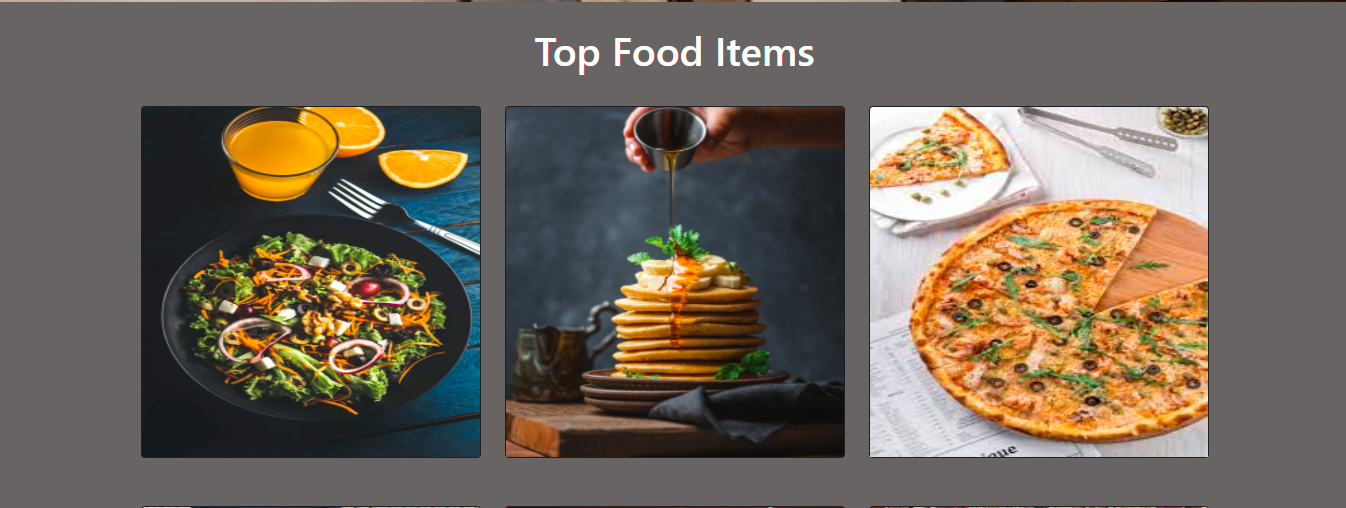
#> input picture Lab-7/ImgPy.png, 1346 x 508 px
$ python ImgIntoGray.py
#> lines starting #> are read from the running program, lines starting #| are printed output that depends on the picture
from skimage import io
from matplotlib import pyplot as plt
image = io.imread("ImgPy.png")
#> image is the input picture: shape (508, 1346, 4); mean R, G, B, A 112.5, 101.4, 89.3, 255

# plt.imshow(image[::10,::10])

r,g,b = image[::,::,0],image[::,::,1],image[::,::,2]
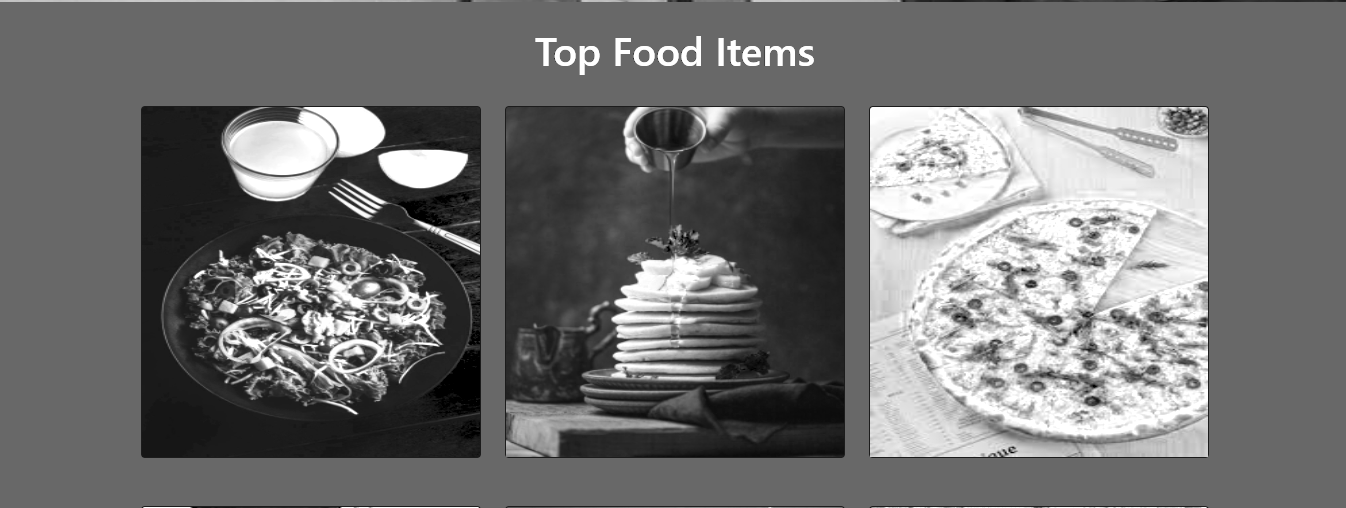
#> r: shape (508, 1346); min 0, max 255, mean 112.5
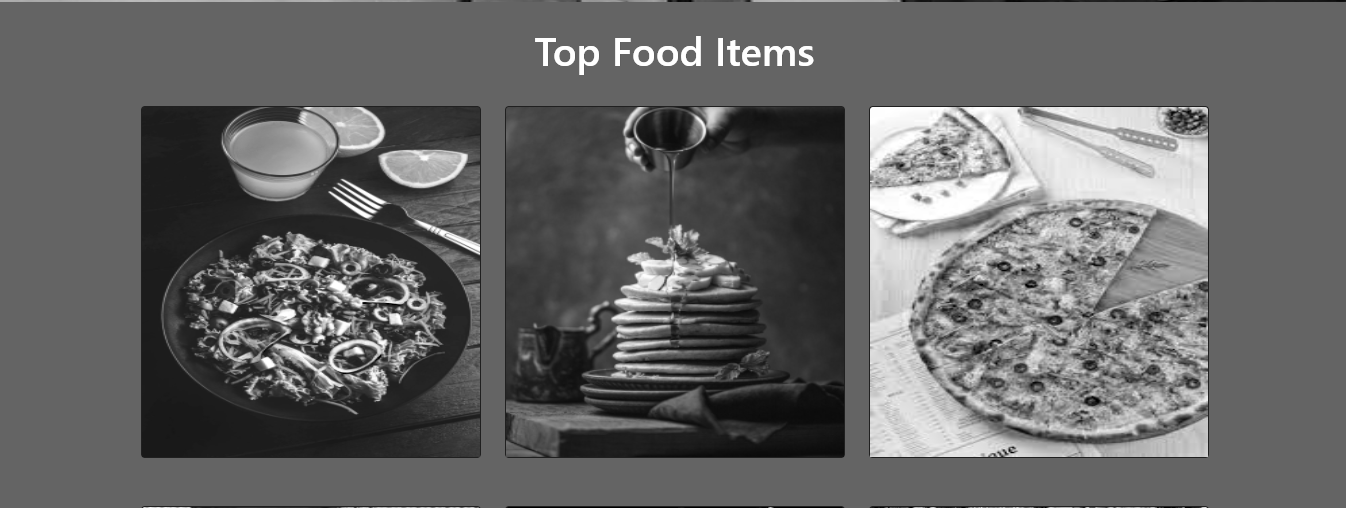
#> g: shape (508, 1346); min 0, max 255, mean 101.4
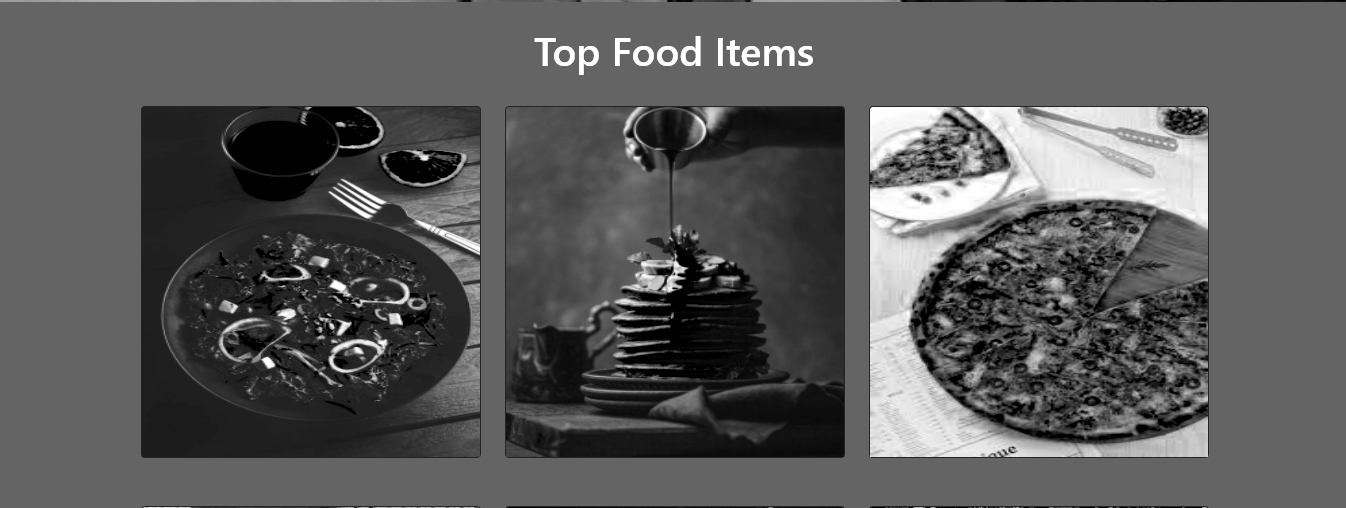
#> b: shape (508, 1346); min 0, max 255, mean 89.3

imgGray = 0.2989 * r + 0.5870 * b + 0.1140 * g
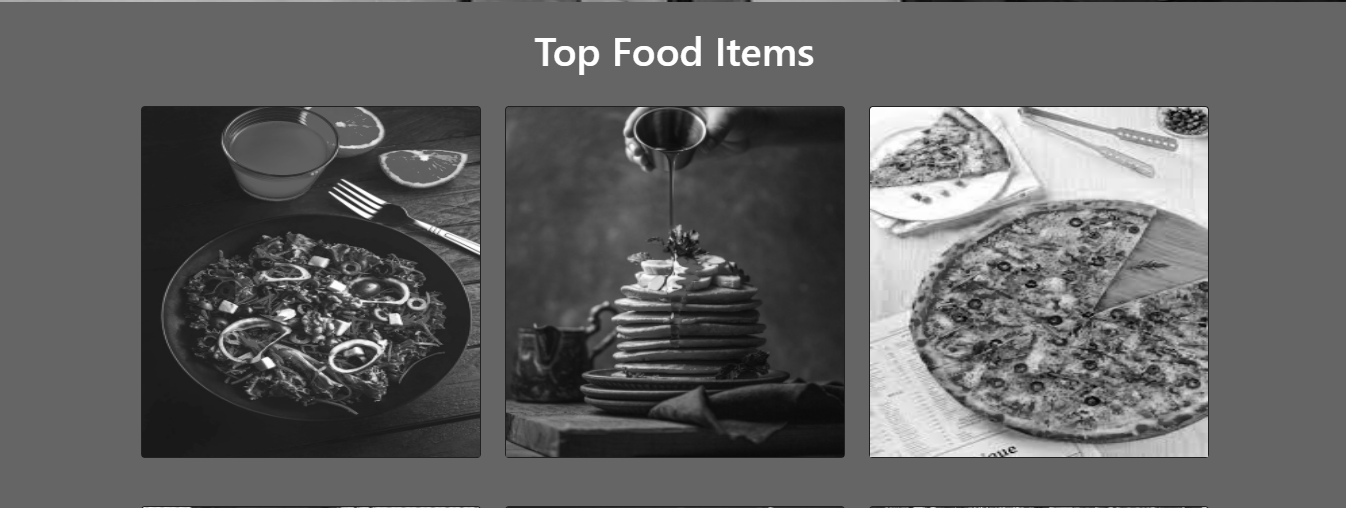
#> imgGray: shape (508, 1346) float64; min 2.85, max 255, mean 97.6

img = imgGray

plt.imshow(img , cmap="gray")

plt.show()
